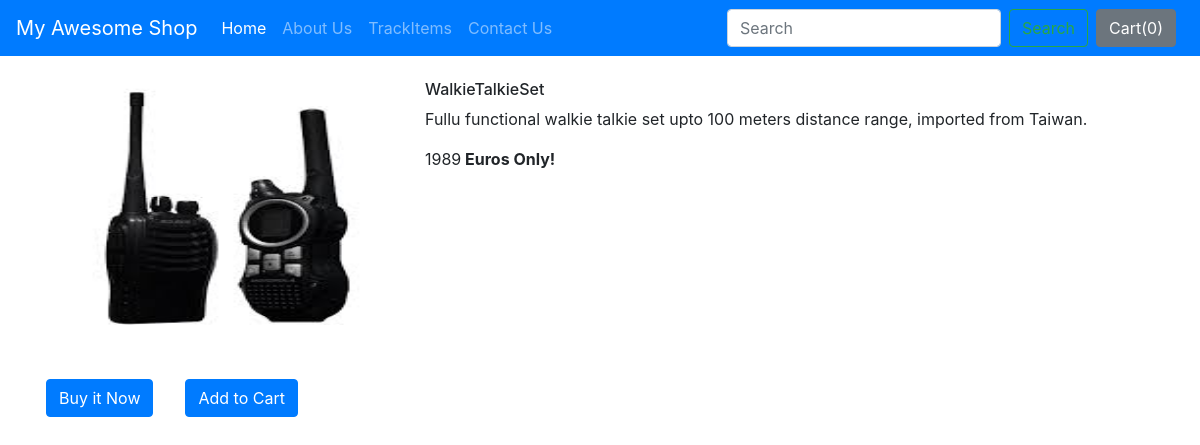
The app's page /shop/products/7 with its own data.
### shop/models.py (models this page shows, shortened)
class Product(models.Model):
    product_id = models.AutoField
    product_name = models.CharField(max_length=50)
    category = models.CharField(max_length= 50, default="")
    subcategory = models.CharField(max_length= 50, default="")
    price = models.IntegerField(default=0)
    desc = models.CharField(max_length=1000)
    pub_date = models.DateField()
    image = models.ImageField(upload_to="shop/images", default="")

### shop/views.py (the view)
# urls.py: path("products/<int:myid>", views.productView, name="Search"),
def productView(request,myid):
    product = Product.objects.filter(id=myid)
    return render(request, 'shop/prodview.html',{'product':product[0]})

### shop/templates/shop/prodview.html (shortened to what this page needs)
{% extends 'shop/basic.html' %}
{% block body %}
<div class="container my-4" >
    <div class="row">
    <div class="col-md-4">
    <div class="row">
<img src="/media/{{product.image}}" width="383px" height="283px">
    </div>
        <div class="row">
            <button class="btn btn-primary mx-3 my-3">Buy it Now</button>
            <button class="btn btn-primary mx-3 my-3">Add to Cart</button>
        </div>
        </div>
    <div class="col-md-8">
<h6>{{product.product_name}}</h6>
        <p>{{product.desc}}</p>
        <p>{{product.price}}<b> Euros Only! </b></p>
    </div>
</div>
</div>
{% endblock %}

### records on screen
Product: image (picture), product_name "WalkieTalkieSet", desc "Fullu functional walkie talkie set upto 100 meters distance range, imported from Taiwan.", price "1989"
